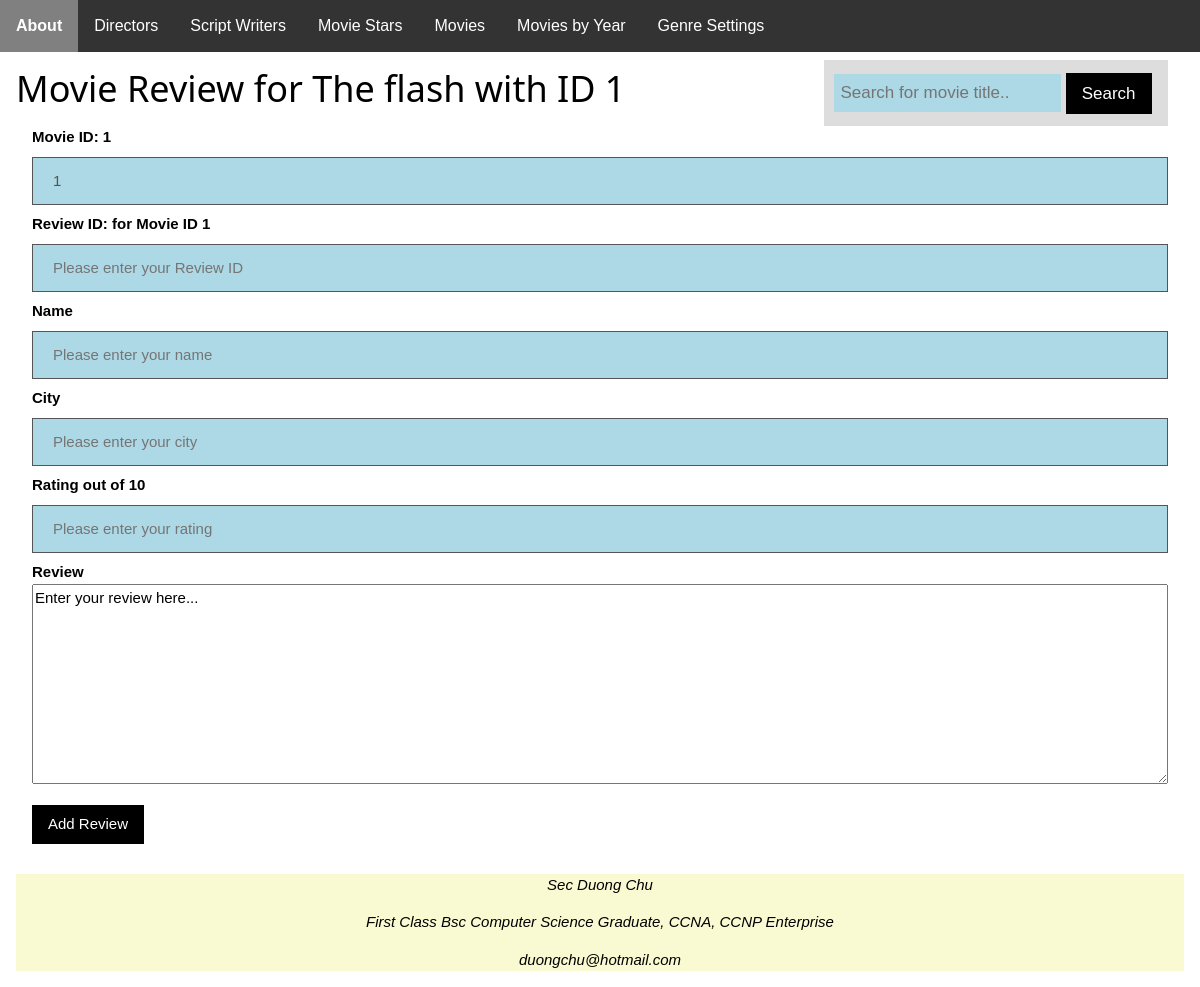
Screenshot of /reviews/add/1 with the database file from the repository.
### app/models/models.py (models this page shows, shortened)
class movie(db.Model):
    Movie_ID = db.Column(db.Integer, primary_key=True)
    Movie_Title = db.Column(db.String(100), nullable=False)
    Duration = db.Column(db.Integer, nullable=False)
    Year = db.Column(db.Integer, nullable=False)
    directed_movies = db.relationship('director', secondary=DirectedMovies, backref='movie')
    categories = db.relationship('genre', secondary=CategorizedMovie, backref='movie')
    cast = db.relationship('moviestar', secondary=MovieCast, backref='movie')
    moviescripts = db.relationship('writer', secondary=MovieScript, backref='movie')
    movie_rating = db.relationship('review', backref='movie')

### app/reviews/routes.py (the view, shortened to what this page needs)
@reviews_bp.route("add/<int:MovieId>",
methods=['POST','GET'])
def addReview(MovieId):
    _movie = movie.query.get_or_404(MovieId)
    return render_template("reviews/review.html", movie=_movie)

### app/templates/reviews/review.html (shortened to what this page needs)
{% extends "base.html" %}
{% block content %}
  <div class="search-container">
    <form method="post" action="{{ url_for('movies.search') }}">
      <input id="text" type="text" placeholder="Search for movie title.." name="keyword">
      <button class="w3-button w3-black" type="submit">Search</button>
    </form>
  </div>
<h1> Movie Review for {{ movie.Movie_Title }} with ID {{ movie.Movie_ID }} </h1>
  {% set messages = get_flashed_messages() %}
<form id="review" method="post" class="w3-container">
	<label for="movieid"><b>Movie ID: {{ movie.Movie_ID }} </b></label>
	<input type="number" name="movieid" value="{{ movie.Movie_ID }}" disabled>
	<label for="reviewid"><b>Review ID: for Movie ID {{ movie.Movie_ID }} </b></label>
	<input type="number" name="reviewid" placeholder="Please enter your Review ID" min="1" required>
    <label for="name"><b>Name</b></label>
    <input type="text" placeholder="Please enter your name" name="name" required>
	<label for="city"><b>City</b></label>
    <input type="text" placeholder="Please enter your city" name="city" required>
	<label for="rating"><b>Rating out of 10</b></label>
	<input type="number" placeholder="Please enter your rating" name="rating"
	min="1" max="10" step="0.01" required>
	<label for="rating"><b>Review</b></label>
	<textarea style="width:100%; height: 200px;" name="review" form="review" required>Enter your review here...</textarea>
	<p><button class="w3-button w3-black" type="submit">Add Review</button></p>
</form>
{% endblock %}

### app/static/common.css (style rules this page uses)
html { box-sizing:border-box }
*,*:before,*:after { box-sizing:inherit }
html { -ms-text-size-adjust:100%;-webkit-text-size-adjust:100% }
body { margin:0 }
b,strong { font-weight:bolder }
button,input,select,textarea,optgroup { font:inherit;margin:0 }
button,input { overflow:visible }
button,select { text-transform:none }
button,[type=button],[type=reset],[type=submit] { -webkit-appearance:button }
textarea { overflow:auto }
html,body { font-family:Verdana,sans-serif;font-size:15px;line-height:1.5 }
html { overflow-x:hidden }
h1 { font-size:36px }
h1,h2,h3,h4,h5,h6 { font-family:"Segoe UI",Arial,sans-serif;font-weight:400;margin:10px 0 }
.w3-btn,.w3-button { border:none;display:inline-block;padding:8px 16px;vertical-align:middle;overflow:hidden;text-decoration:none;color:inherit;background-color:inherit;text-align:center;cursor:pointer;white-space:nowrap }
.w3-btn,.w3-button { -webkit-touch-callout:none;-webkit-user-select:none;-khtml-user-select:none;-moz-user-select:none;-ms-user-select:none;user-select:none }
.w3-container:after,.w3-container:before,.w3-panel:after,.w3-panel:before,.w3-row:after,.w3-row:before,.w3-row-padding:after,.w3-row-padding:before, .w3-cell-row:before,.w3-cell-row:after,.w3-clear:after,.w3-clear:before,.w3-bar:before,.w3-bar:after { content:"";display:table;clear:both }
.w3-container,.w3-panel { padding:0.01em 16px }
.w3-black,.w3-hover-black:hover { color:#fff!important;background-color:#000!important }

### app/static/style.css (style rules this page uses)
body { font-family: Arial, Helvetica, sans-serif; }
input[type=text], [type=number], [type=select] { width: 100%; padding: 12px 20px; margin: 8px 0; box-sizing: border-box; border: 1px solid #555; outline: none; }
input[type=text], [type=number], [type=select]:focus { background-color: lightblue; }
.search-container { float: right; padding: 6px 10px; margin-top: 8px; margin-right: 16px; background: #ddd; font-size: 17px; border: none; cursor: pointer; }
#text { padding: 6px; margin-top: 8px; font-size: 17px; border: none; background-color: light-blue; width: 70%; }

### rows the page displays
movie: Movie_Title "The flash", Movie_ID "1", movieid "1"
